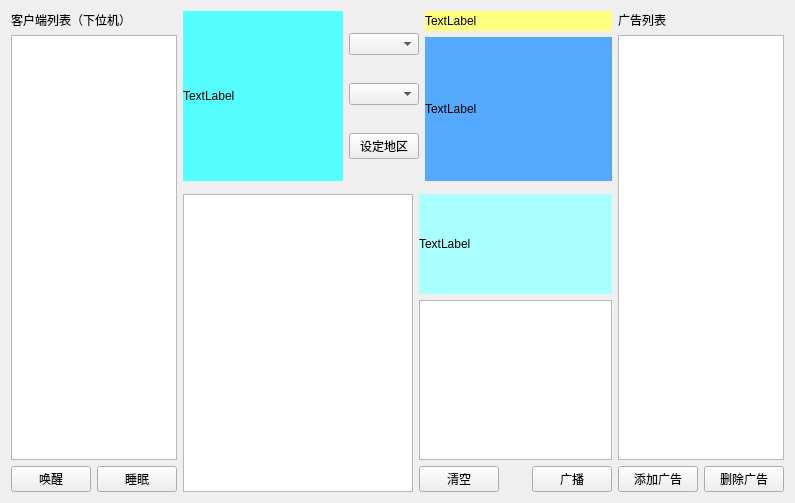
<?xml version="1.0" encoding="UTF-8"?>
<ui version="4.0">
 <class>AdSever</class>
 <widget class="QMainWindow" name="AdSever">
  <property name="geometry">
   <rect>
    <x>0</x>
    <y>0</y>
    <width>795</width>
    <height>503</height>
   </rect>
  </property>
  <property name="windowTitle">
   <string>AdSever</string>
  </property>
  <widget class="QWidget" name="centralWidget">
   <layout class="QGridLayout" name="gridLayout_4">
    <item row="0" column="0">
     <layout class="QGridLayout" name="gridLayout_2">
      <item row="0" column="0">
       <layout class="QGridLayout" name="gridLayout_3">
        <item row="0" column="0">
         <widget class="QLabel" name="label_2">
          <property name="text">
           <string>客户端列表（下位机）</string>
          </property>
         </widget>
        </item>
        <item row="1" column="0">
         <widget class="QListWidget" name="client_lw"/>
        </item>
        <item row="2" column="0">
         <layout class="QHBoxLayout" name="horizontalLayout_6">
          <item>
           <widget class="QPushButton" name="add_ad_bt_2">
            <property name="text">
             <string>唤醒</string>
            </property>
           </widget>
          </item>
          <item>
           <widget class="QPushButton" name="delete_ad_bt_2">
            <property name="text">
             <string>睡眠</string>
            </property>
           </widget>
          </item>
         </layout>
        </item>
       </layout>
      </item>
      <item row="0" column="1">
       <layout class="QVBoxLayout" name="verticalLayout_5">
        <item>
         <layout class="QHBoxLayout" name="horizontalLayout_4">
          <item>
           <layout class="QHBoxLayout" name="horizontalLayout">
            <item>
             <widget class="QLabel" name="weather_lb">
              <property name="minimumSize">
               <size>
                <width>160</width>
                <height>170</height>
               </size>
              </property>
              <property name="styleSheet">
               <string notr="true">background-color: rgb(85, 255, 255);</string>
              </property>
              <property name="text">
               <string>TextLabel</string>
              </property>
             </widget>
            </item>
            <item>
             <layout class="QGridLayout" name="gridLayout">
              <item row="0" column="0">
               <widget class="QComboBox" name="city_cb">
                <property name="maximumSize">
                 <size>
                  <width>70</width>
                  <height>16777215</height>
                 </size>
                </property>
               </widget>
              </item>
              <item row="1" column="0">
               <widget class="QComboBox" name="distict_cb">
                <property name="maximumSize">
                 <size>
                  <width>70</width>
                  <height>16777215</height>
                 </size>
                </property>
               </widget>
              </item>
              <item row="2" column="0">
               <widget class="QPushButton" name="set_city_bt">
                <property name="minimumSize">
                 <size>
                  <width>6</width>
                  <height>0</height>
                 </size>
                </property>
                <property name="maximumSize">
                 <size>
                  <width>70</width>
                  <height>16777215</height>
                 </size>
                </property>
                <property name="text">
                 <string>设定地区</string>
                </property>
               </widget>
              </item>
             </layout>
            </item>
           </layout>
          </item>
          <item>
           <layout class="QVBoxLayout" name="verticalLayout_3">
            <item>
             <widget class="QLabel" name="vdoname_lb">
              <property name="maximumSize">
               <size>
                <width>16777215</width>
                <height>20</height>
               </size>
              </property>
              <property name="styleSheet">
               <string notr="true">background-color: rgb(255, 255, 127);</string>
              </property>
              <property name="text">
               <string>TextLabel</string>
              </property>
             </widget>
            </item>
            <item>
             <widget class="QLabel" name="video_lb">
              <property name="styleSheet">
               <string notr="true">background-color: rgb(85, 170, 255);</string>
              </property>
              <property name="text">
               <string>TextLabel</string>
              </property>
             </widget>
            </item>
           </layout>
          </item>
         </layout>
        </item>
        <item>
         <spacer name="verticalSpacer">
          <property name="orientation">
           <enum>Qt::Vertical</enum>
          </property>
          <property name="sizeHint" stdset="0">
           <size>
            <width>20</width>
            <height>40</height>
           </size>
          </property>
         </spacer>
        </item>
        <item>
         <layout class="QHBoxLayout" name="horizontalLayout_5">
          <item>
           <widget class="QListWidget" name="msg_lw">
            <property name="minimumSize">
             <size>
              <width>230</width>
              <height>0</height>
             </size>
            </property>
           </widget>
          </item>
          <item>
           <layout class="QVBoxLayout" name="verticalLayout_4">
            <item>
             <widget class="QLabel" name="date_lb">
              <property name="minimumSize">
               <size>
                <width>0</width>
                <height>100</height>
               </size>
              </property>
              <property name="maximumSize">
               <size>
                <width>16777215</width>
                <height>16777215</height>
               </size>
              </property>
              <property name="styleSheet">
               <string notr="true">background-color: rgb(170, 255, 255);</string>
              </property>
              <property name="text">
               <string>TextLabel</string>
              </property>
             </widget>
            </item>
            <item>
             <layout class="QVBoxLayout" name="verticalLayout_2">
              <item>
               <widget class="QTextEdit" name="msg_te"/>
              </item>
              <item>
               <layout class="QHBoxLayout" name="horizontalLayout_3">
                <item>
                 <widget class="QPushButton" name="clear_msg_bt">
                  <property name="text">
                   <string>清空</string>
                  </property>
                 </widget>
                </item>
                <item>
                 <spacer name="horizontalSpacer">
                  <property name="orientation">
                   <enum>Qt::Horizontal</enum>
                  </property>
                  <property name="sizeHint" stdset="0">
                   <size>
                    <width>40</width>
                    <height>20</height>
                   </size>
                  </property>
                 </spacer>
                </item>
                <item>
                 <widget class="QPushButton" name="broast_msg_bt">
                  <property name="text">
                   <string>广播</string>
                  </property>
                 </widget>
                </item>
               </layout>
              </item>
             </layout>
            </item>
           </layout>
          </item>
         </layout>
        </item>
       </layout>
      </item>
      <item row="0" column="2">
       <layout class="QVBoxLayout" name="verticalLayout">
        <item>
         <widget class="QLabel" name="label">
          <property name="text">
           <string>广告列表</string>
          </property>
         </widget>
        </item>
        <item>
         <widget class="QListWidget" name="ad_lw"/>
        </item>
        <item>
         <layout class="QHBoxLayout" name="horizontalLayout_2">
          <item>
           <widget class="QPushButton" name="add_ad_bt">
            <property name="text">
             <string>添加广告</string>
            </property>
           </widget>
          </item>
          <item>
           <widget class="QPushButton" name="delete_ad_bt">
            <property name="text">
             <string>删除广告</string>
            </property>
           </widget>
          </item>
         </layout>
        </item>
       </layout>
      </item>
     </layout>
    </item>
   </layout>
   <zorder>client_lw</zorder>
   <zorder>ad_lw</zorder>
   <zorder>date_lb</zorder>
   <zorder>weather_lb</zorder>
   <zorder>city_cb</zorder>
   <zorder>distict_cb</zorder>
   <zorder>set_city_bt</zorder>
   <zorder>video_lb</zorder>
   <zorder>vdoname_lb</zorder>
   <zorder>msg_te</zorder>
   <zorder>clear_msg_bt</zorder>
   <zorder>broast_msg_bt</zorder>
   <zorder>delete_ad_bt</zorder>
   <zorder>add_ad_bt</zorder>
   <zorder>msg_lw</zorder>
   <zorder>delete_ad_bt</zorder>
   <zorder>add_ad_bt</zorder>
   <zorder>add_ad_bt_2</zorder>
   <zorder>delete_ad_bt_2</zorder>
   <zorder>label_2</zorder>
  </widget>
  <widget class="QMenuBar" name="menuBar">
   <property name="geometry">
    <rect>
     <x>0</x>
     <y>0</y>
     <width>795</width>
     <height>23</height>
    </rect>
   </property>
  </widget>
 </widget>
 <layoutdefault spacing="6" margin="11"/>
 <resources/>
 <connections/>
</ui>
